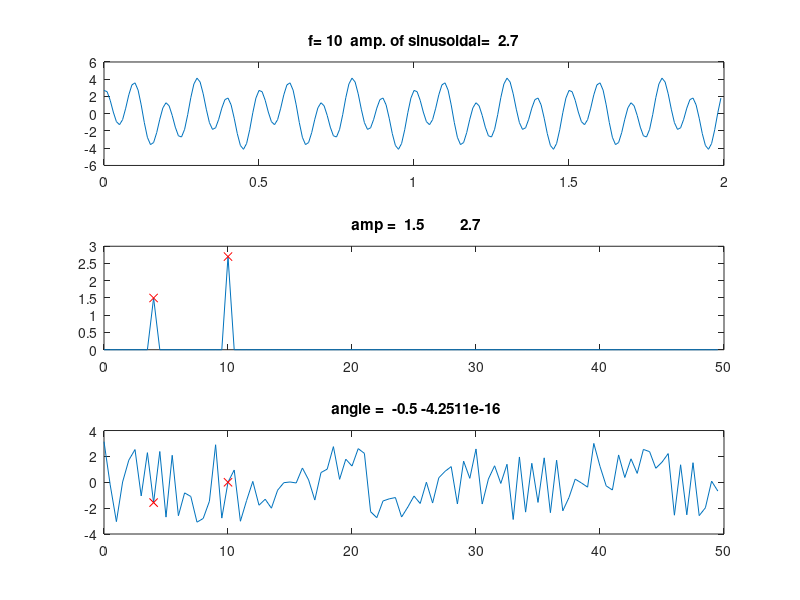
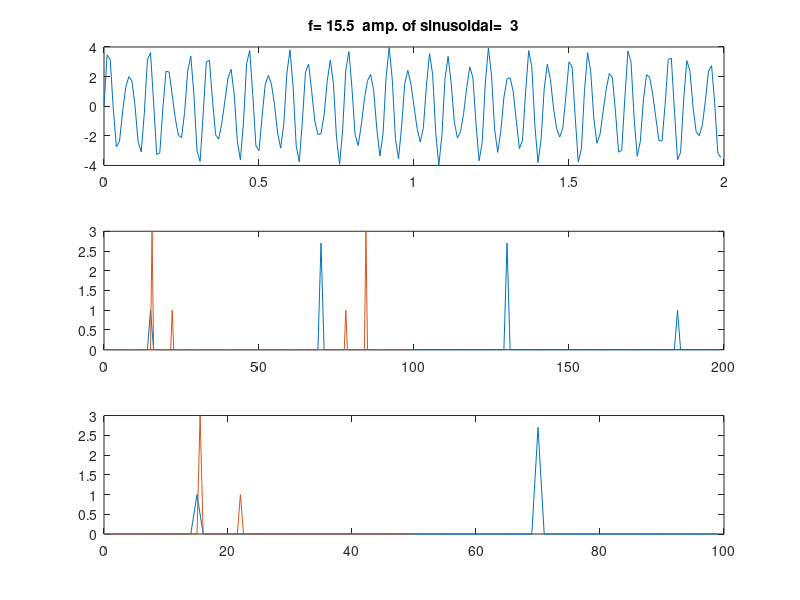

Reproduce these figures in MATLAB, in order. (Note: this script raises an error after producing the figures.)
fs=100;
t=0:1/fs:2-(1./fs);
%f0=15.5;
f0=10;
amp=2.7;
%y=amp*sin(2*pi*f0*t);
%y=amp*cos(2*pi*f0*t);
y=amp*cos(2*pi*f0*t)+1.5*sin(2*pi*4*t);
%y=amp*cos(2*pi*f0*t-0.2*pi)+cos(2*pi*30*t)+2*sin(2*pi*4*t);
%y=amp*cos(2*pi*f0*t-0.2*pi)+cos(2*pi*8*t)+1.5*sin(2*pi*125*t);
%y=amp*cos(2*pi*f0*t-0.2*pi)+cos(2*pi*8*t)+1.5*sin(2*pi*125*t);
%y=amp*cos(2*pi*f0*atan(0t-0.2*pi);
%y=amp*cos(2*pi*f0*t)+100;


% amplitude 
Pyy=fft(y);
len=length(y);
%len=length(abs(Pyy));
fd=fs/len;
f = 0: fd:(len-1)*fs/len;
%amplitude normalization
%Pyy_amp=abs(Pyy)/length(Pyy);

Pyy_amp=2*abs(Pyy)/length(Pyy);

subplot(311);plot(t,y);title(['f= ' num2str(f0) '  amp. of sinusoidal=  '  num2str(amp)]);
% plot half of samplng freuency
subplot(312); plot(f(1:len/2),abs(Pyy_amp(1:len/2)));hold;

% find the peak frequency
i = find(abs(Pyy_amp(1:len/2)) > 0.1);
plot(f(i),abs(Pyy_amp(i)),' rx' );
title ( [' amp =  ',  num2str(Pyy_amp(i)) ]  );

%phase information
Pyy_ang=angle(Pyy);
%[p i]=max(abs(Pyy(1:len/2)));
subplot(313);plot(f(1:len/2), Pyy_ang(1:len/2));
hold;plot(f(i),Pyy_ang(i),' rx' );
title ( [' angle =  ', num2str(Pyy_ang(i)/pi)]  ); 
fd=fs/length(t)

%------------------------------------------------------------
y=amp*cos(2*pi*f0*t-0.2*pi)+cos(2*pi*10*t)+sin(2*pi*22*t);
%y=amp*cos(2*pi*f0*t-0.2*pi);
%y=amp*cos(2*pi*f0*t)+100;
%y=amp*sin(2*pi*f0*t);


% amplitude 
Pyy=fft(y);
len=length(y);
%len=length(abs(Pyy));
fd=fs/len;
f = 0: fd:(len-1)*fs/len;
%amplitude normalization
Pyy_amp=abs(Pyy)/length(Pyy);

Pyy_amp=2*abs(Pyy)/length(Pyy);

%test sampling frequency
fs=200;
t=0:1/fs:1-(1./fs);
%f0=15
f0=70;
amp=2.7;
y=sin(2*pi*15*t) + amp*sin(2*pi*f0*t);
%y=amp*sin(2*pi*f0*t);
figure
subplot(311);plot(t,y);title(['f= ' num2str(f0) '  amp. of sinusoidal=  '  num2str(amp)]);
% plot half of samplng freuency
Pyy=fft(y);
len=length(y);
fd=fs/len;
f = 0: fd:(len-1)*fs/len;
%amplitude normalization
Pyy_amp=2*abs(Pyy)/length(Pyy);
subplot(312); plot(f(1:len),abs(Pyy_amp(1:len)));hold;
subplot(313); plot(f(1:len/2),abs(Pyy_amp(1:len/2)));hold;

%test frequency resolution
fs=100;
t=0:1/fs:2-(1./fs);
f0=15.5
%f0=70;
amp=3;
y=sin(2*pi*22*t) + amp*sin(2*pi*f0*t);
%y=amp*sin(2*pi*f0*t);
%figure
subplot(311);plot(t,y);title(['f= ' num2str(f0) '  amp. of sinusoidal=  '  num2str(amp)]);
% plot half of samplng freuency
Pyy=fft(y);
len=length(y);
fd=fs/len;
f = 0: fd:(len-1)*fs/len;
%amplitude normalization
Pyy_amp=2*abs(Pyy)/length(Pyy);
subplot(312); plot(f(1:len),abs(Pyy_amp(1:len)));hold;
subplot(313); plot(f(1:len/2),abs(Pyy_amp(1:len/2)));hold;



% Use fft_basics
figure
fs=100;
time_len=1; %1 second of data
t=0:1/fs:time_len-(1./fs);
f0=15;
amp=3.5;
%y=amp*cos(2*pi*f0*t-0.2*pi)+cos(2*pi*22*t)+1.5*sin(2*pi*30*t);
y=amp*cos(2*pi*f0*t-0.2*pi);
[Pyy_1]=fft_basics(t,y);


% ---- test frequency resolution ----
figure
fs=100;
time_len=1; %1 second of data
t=0:1/fs:time_len-(1./fs);
f0=15;
amp=3.5;
y=amp*cos(2*pi*f0*t-0.312*pi)+1.5*sin(2*pi*22*t);
fd=fs/length(t)
[Pyy_1]=fft_basics(t,y);

%test trend
figure
fs=100;
time_len=1; %1 second of data
t=0:1/fs:time_len-(1./fs);
f0=10;
amp=3.5;
%y=amp*cos(2*pi*f0*t-0.312*pi);
y=amp*cos(2*pi*f0*t);
y=y+10; % add baseline
%y=y+t*30; % add linear trend
fd=fs/length(t)
%remove the baselne
%y1=y-mean(y);
y1=detrend(y);
[Pyy_1]=fft_basics(t,y1);
subplot(311);hold on
plot(t,y,'r')



